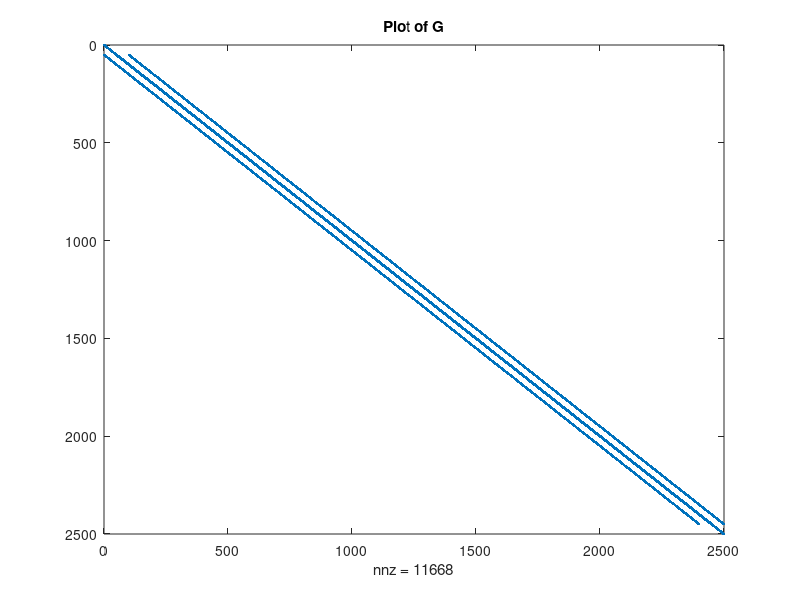
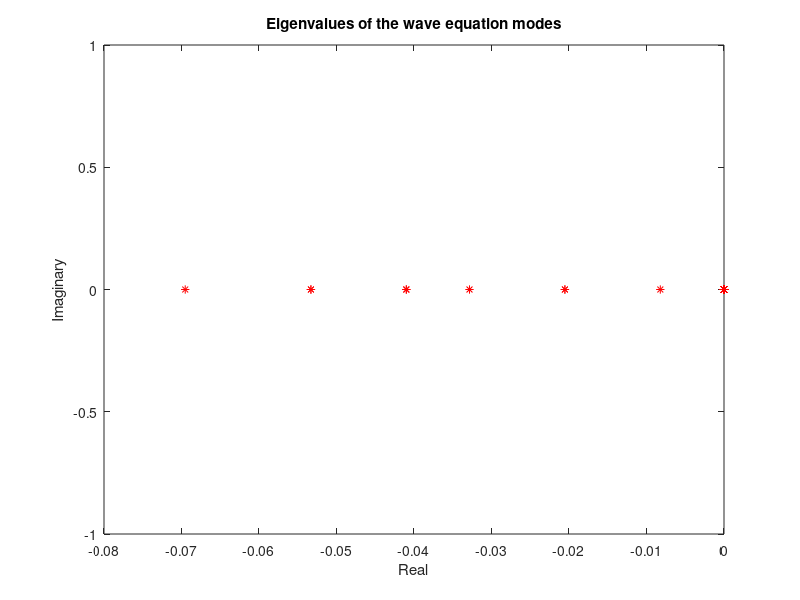
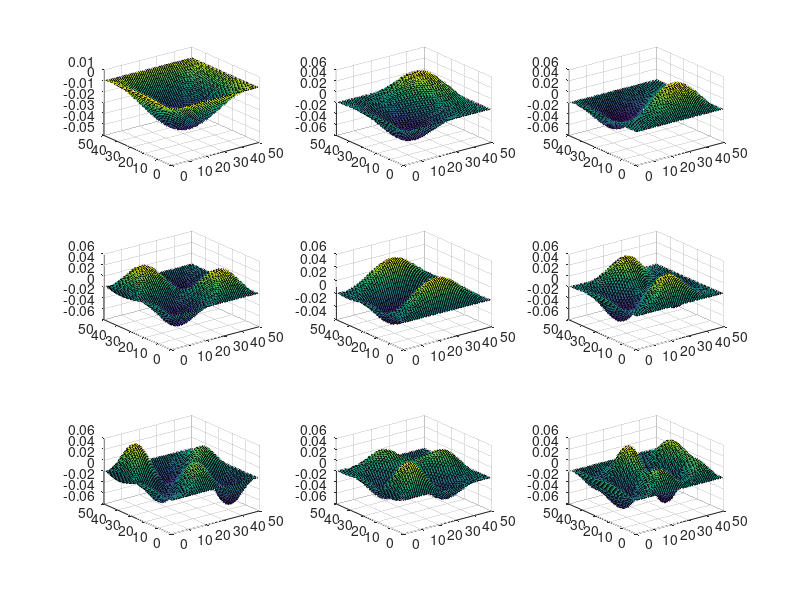

These figures' MATLAB source, in order:
clc
clear all;

nx = 50;
ny = 50;

G = sparse(nx*ny,nx*ny);


for i = 1:nx
    for j = 1:ny
         n = j + (i-1)*ny;
         
         nxm = j + (i-2)*ny;
         nxp = j + (i)*ny;
         nym = j-1 + (i-1)*ny;
         nyp = j+1 + (i-1)*ny;
         
        if i == 1 || i == nx || j == 1 || j == ny
            G(n,:) = 0;
            G(n,n) = 1;
        else
            G(n,n) = -4;
            G(n,nxm) = 1;
            G(n,nxp) = 1;
            G(nym,n) = 1;
            G(nyp,n) = 1;         
        end
        
%         if (i > 10 & i < 20 & j > 10 & j < 20)
%             G(n,n) = -2;
%         end
        
    end
end


figure(1)
spy(G)
title('Plot of G')


[E,D] = eigs(G,9,'SM');


%Plot the eigenvalues 
figure(2)
plot(real(D(1:9,1:9)),imag(D(1:9,1:9)),'r*') %   Plot real and imaginary parts
hold on;
xlabel('Real')
ylabel('Imaginary')
title('Eigenvalues of the wave equation modes') 


for k = 1:9
    for i = 1:nx
        for j = 1:ny
            
            %Remap n to nx, ny 
            n = j + (i-1)*ny;
            remap(k,i,j) = E(n,k);        
        end
    end
    
end


%Plot the eigenvectors 
figure(3)
title('Eigenvectors of the wave equation modes') 
for k=1:9
    subplot(3,3,k);
    surf(squeeze(remap(k,:,:)));
    
end
